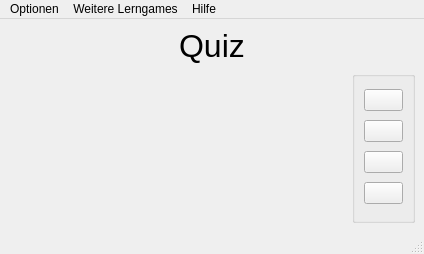
<?xml version="1.0" encoding="UTF-8"?>
<ui version="4.0">
 <class>MainWindow</class>
 <widget class="QMainWindow" name="MainWindow">
  <property name="geometry">
   <rect>
    <x>0</x>
    <y>0</y>
    <width>424</width>
    <height>254</height>
   </rect>
  </property>
  <property name="windowTitle">
   <string>Quiz</string>
  </property>
  <widget class="QWidget" name="centralwidget">
   <layout class="QVBoxLayout" name="verticalLayout_3">
    <item>
     <layout class="QHBoxLayout" name="horizontalLayout_3">
      <item>
       <spacer name="horizontalSpacer_2">
        <property name="orientation">
         <enum>Qt::Horizontal</enum>
        </property>
        <property name="sizeHint" stdset="0">
         <size>
          <width>40</width>
          <height>20</height>
         </size>
        </property>
       </spacer>
      </item>
      <item>
       <widget class="QLabel" name="startTitel">
        <property name="maximumSize">
         <size>
          <width>16777215</width>
          <height>16777215</height>
         </size>
        </property>
        <property name="font">
         <font>
          <family>MS Shell Dlg 2</family>
          <pointsize>24</pointsize>
          <weight>50</weight>
          <italic>false</italic>
          <bold>false</bold>
         </font>
        </property>
        <property name="styleSheet">
         <string notr="true">font: 24pt &quot;MS Shell Dlg 2&quot;;</string>
        </property>
        <property name="text">
         <string>&lt;html&gt;&lt;head/&gt;&lt;body&gt;&lt;p align=&quot;center&quot;&gt;&lt;span style=&quot; color:#000000;&quot;&gt;Quiz&lt;/span&gt;&lt;/p&gt;&lt;/body&gt;&lt;/html&gt;</string>
        </property>
       </widget>
      </item>
      <item>
       <spacer name="horizontalSpacer_3">
        <property name="orientation">
         <enum>Qt::Horizontal</enum>
        </property>
        <property name="sizeHint" stdset="0">
         <size>
          <width>40</width>
          <height>20</height>
         </size>
        </property>
       </spacer>
      </item>
     </layout>
    </item>
    <item>
     <layout class="QHBoxLayout" name="horizontalLayout_7">
      <item>
       <layout class="QHBoxLayout" name="horizontalLayout">
        <property name="leftMargin">
         <number>20</number>
        </property>
        <item>
         <layout class="QVBoxLayout" name="verticalLayout_2">
          <item>
           <widget class="QStackedWidget" name="stackedWidget">
            <property name="currentIndex">
             <number>0</number>
            </property>
            <widget class="QWidget" name="page">
             <layout class="QHBoxLayout" name="horizontalLayout_6">
              <item>
               <widget class="QLabel" name="startImage">
                <property name="font">
                 <font>
                  <family>Verdana</family>
                  <pointsize>8</pointsize>
                 </font>
                </property>
                <property name="text">
                 <string>&lt;html&gt;&lt;head/&gt;&lt;body&gt;&lt;p&gt;&lt;br/&gt;&lt;/p&gt;&lt;/body&gt;&lt;/html&gt;</string>
                </property>
               </widget>
              </item>
             </layout>
            </widget>
            <widget class="QWidget" name="page_2">
             <layout class="QHBoxLayout" name="horizontalLayout_5">
              <item>
               <layout class="QHBoxLayout" name="horizontalLayout_4">
                <item>
                 <layout class="QGridLayout" name="gridLayout_2">
                  <item row="0" column="0">
                   <widget class="QLabel" name="label_3">
                    <property name="text">
                     <string>TextLabel</string>
                    </property>
                   </widget>
                  </item>
                  <item row="0" column="1">
                   <spacer name="horizontalSpacer_9">
                    <property name="orientation">
                     <enum>Qt::Horizontal</enum>
                    </property>
                    <property name="sizeHint" stdset="0">
                     <size>
                      <width>40</width>
                      <height>20</height>
                     </size>
                    </property>
                   </spacer>
                  </item>
                  <item row="1" column="0">
                   <widget class="QLabel" name="label_5">
                    <property name="text">
                     <string>TextLabel</string>
                    </property>
                   </widget>
                  </item>
                  <item row="1" column="1">
                   <spacer name="horizontalSpacer_10">
                    <property name="orientation">
                     <enum>Qt::Horizontal</enum>
                    </property>
                    <property name="sizeHint" stdset="0">
                     <size>
                      <width>40</width>
                      <height>20</height>
                     </size>
                    </property>
                   </spacer>
                  </item>
                  <item row="2" column="0">
                   <widget class="QLabel" name="label_7">
                    <property name="text">
                     <string>TextLabel</string>
                    </property>
                   </widget>
                  </item>
                  <item row="2" column="1">
                   <spacer name="horizontalSpacer_11">
                    <property name="orientation">
                     <enum>Qt::Horizontal</enum>
                    </property>
                    <property name="sizeHint" stdset="0">
                     <size>
                      <width>40</width>
                      <height>20</height>
                     </size>
                    </property>
                   </spacer>
                  </item>
                  <item row="3" column="0">
                   <widget class="QLabel" name="label_9">
                    <property name="text">
                     <string>TextLabel</string>
                    </property>
                   </widget>
                  </item>
                  <item row="3" column="1">
                   <spacer name="horizontalSpacer_12">
                    <property name="orientation">
                     <enum>Qt::Horizontal</enum>
                    </property>
                    <property name="sizeHint" stdset="0">
                     <size>
                      <width>40</width>
                      <height>20</height>
                     </size>
                    </property>
                   </spacer>
                  </item>
                 </layout>
                </item>
                <item>
                 <layout class="QGridLayout" name="gridLayout_3">
                  <item row="0" column="0">
                   <widget class="QLabel" name="label_4">
                    <property name="text">
                     <string>TextLabel</string>
                    </property>
                   </widget>
                  </item>
                  <item row="0" column="1">
                   <spacer name="horizontalSpacer_13">
                    <property name="orientation">
                     <enum>Qt::Horizontal</enum>
                    </property>
                    <property name="sizeHint" stdset="0">
                     <size>
                      <width>40</width>
                      <height>20</height>
                     </size>
                    </property>
                   </spacer>
                  </item>
                  <item row="1" column="0">
                   <widget class="QLabel" name="label_6">
                    <property name="text">
                     <string>TextLabel</string>
                    </property>
                   </widget>
                  </item>
                  <item row="1" column="1">
                   <spacer name="horizontalSpacer_14">
                    <property name="orientation">
                     <enum>Qt::Horizontal</enum>
                    </property>
                    <property name="sizeHint" stdset="0">
                     <size>
                      <width>40</width>
                      <height>20</height>
                     </size>
                    </property>
                   </spacer>
                  </item>
                  <item row="2" column="0">
                   <widget class="QLabel" name="label_8">
                    <property name="text">
                     <string>TextLabel</string>
                    </property>
                   </widget>
                  </item>
                  <item row="2" column="1">
                   <spacer name="horizontalSpacer_15">
                    <property name="orientation">
                     <enum>Qt::Horizontal</enum>
                    </property>
                    <property name="sizeHint" stdset="0">
                     <size>
                      <width>40</width>
                      <height>20</height>
                     </size>
                    </property>
                   </spacer>
                  </item>
                  <item row="3" column="0">
                   <widget class="QLabel" name="label_10">
                    <property name="text">
                     <string>TextLabel</string>
                    </property>
                   </widget>
                  </item>
                  <item row="3" column="1">
                   <spacer name="horizontalSpacer_16">
                    <property name="orientation">
                     <enum>Qt::Horizontal</enum>
                    </property>
                    <property name="sizeHint" stdset="0">
                     <size>
                      <width>40</width>
                      <height>20</height>
                     </size>
                    </property>
                   </spacer>
                  </item>
                 </layout>
                </item>
               </layout>
              </item>
             </layout>
            </widget>
           </widget>
          </item>
          <item>
           <spacer name="verticalSpacer_4">
            <property name="orientation">
             <enum>Qt::Vertical</enum>
            </property>
            <property name="sizeHint" stdset="0">
             <size>
              <width>20</width>
              <height>40</height>
             </size>
            </property>
           </spacer>
          </item>
         </layout>
        </item>
        <item>
         <spacer name="horizontalSpacer_4">
          <property name="orientation">
           <enum>Qt::Horizontal</enum>
          </property>
          <property name="sizeHint" stdset="0">
           <size>
            <width>40</width>
            <height>20</height>
           </size>
          </property>
         </spacer>
        </item>
       </layout>
      </item>
      <item>
       <layout class="QHBoxLayout" name="horizontalLayout_2">
        <item>
         <spacer name="horizontalSpacer_8">
          <property name="orientation">
           <enum>Qt::Horizontal</enum>
          </property>
          <property name="sizeHint" stdset="0">
           <size>
            <width>40</width>
            <height>20</height>
           </size>
          </property>
         </spacer>
        </item>
        <item>
         <widget class="QGroupBox" name="groupBox">
          <property name="title">
           <string/>
          </property>
          <layout class="QVBoxLayout" name="verticalLayout">
           <item>
            <widget class="QPushButton" name="startTest">
             <property name="font">
              <font>
               <family>Verdana</family>
               <pointsize>8</pointsize>
              </font>
             </property>
             <property name="styleSheet">
              <string notr="true"/>
             </property>
             <property name="text">
              <string/>
             </property>
            </widget>
           </item>
           <item>
            <widget class="QPushButton" name="startTraining">
             <property name="font">
              <font>
               <family>Verdana</family>
               <pointsize>8</pointsize>
              </font>
             </property>
             <property name="styleSheet">
              <string notr="true"/>
             </property>
             <property name="text">
              <string/>
             </property>
            </widget>
           </item>
           <item>
            <widget class="QPushButton" name="chooseQuiz">
             <property name="font">
              <font>
               <family>Verdana</family>
               <pointsize>8</pointsize>
              </font>
             </property>
             <property name="styleSheet">
              <string notr="true"/>
             </property>
             <property name="text">
              <string/>
             </property>
            </widget>
           </item>
           <item>
            <widget class="QPushButton" name="pushButton">
             <property name="font">
              <font>
               <family>Verdana</family>
               <pointsize>8</pointsize>
              </font>
             </property>
             <property name="styleSheet">
              <string notr="true"/>
             </property>
             <property name="text">
              <string/>
             </property>
            </widget>
           </item>
          </layout>
         </widget>
        </item>
       </layout>
      </item>
     </layout>
    </item>
   </layout>
  </widget>
  <widget class="QStatusBar" name="statusbar"/>
  <widget class="QMenuBar" name="menubar">
   <property name="geometry">
    <rect>
     <x>0</x>
     <y>0</y>
     <width>424</width>
     <height>21</height>
    </rect>
   </property>
   <widget class="QMenu" name="menuOptions_2">
    <property name="title">
     <string>Optionen</string>
    </property>
    <widget class="QMenu" name="language">
     <property name="title">
      <string>Sprache</string>
     </property>
     <addaction name="german"/>
     <addaction name="english"/>
     <addaction name="french"/>
    </widget>
    <widget class="QMenu" name="fontMenu">
     <property name="title">
      <string>Schrift</string>
     </property>
     <addaction name="actionBigger"/>
     <addaction name="actionSmaller"/>
     <addaction name="actionStandard_2"/>
    </widget>
    <addaction name="language"/>
    <addaction name="fontMenu"/>
   </widget>
   <widget class="QMenu" name="menuGames">
    <property name="title">
     <string>Weitere Lerngames</string>
    </property>
    <addaction name="geogame"/>
    <addaction name="quizPlatform"/>
   </widget>
   <widget class="QMenu" name="menuHilf">
    <property name="title">
     <string>Hilfe</string>
    </property>
    <addaction name="actionContact"/>
    <addaction name="actionWebhelp"/>
    <addaction name="actionAbout"/>
   </widget>
   <addaction name="menuOptions_2"/>
   <addaction name="menuGames"/>
   <addaction name="menuHilf"/>
  </widget>
  <action name="quizLoader">
   <property name="text">
    <string>Quiz Laden</string>
   </property>
  </action>
  <action name="results">
   <property name="text">
    <string>Resultate Speichern</string>
   </property>
  </action>
  <action name="geogame">
   <property name="text">
    <string>das game</string>
   </property>
  </action>
  <action name="actionStandard">
   <property name="text">
    <string>Standard</string>
   </property>
  </action>
  <action name="quizPlatform">
   <property name="text">
    <string>plattform für quizzes</string>
   </property>
  </action>
  <action name="actionQuiz_starten">
   <property name="text">
    <string>Quiz Starten</string>
   </property>
  </action>
  <action name="actionQuiz_trainieren">
   <property name="text">
    <string>Quiz Trainieren</string>
   </property>
  </action>
  <action name="german">
   <property name="text">
    <string>Deutsch</string>
   </property>
  </action>
  <action name="english">
   <property name="text">
    <string>Englisch</string>
   </property>
  </action>
  <action name="actionFd">
   <property name="text">
    <string>fd</string>
   </property>
  </action>
  <action name="actionDf">
   <property name="text">
    <string>df</string>
   </property>
  </action>
  <action name="actionDf_2">
   <property name="text">
    <string>df</string>
   </property>
  </action>
  <action name="actionDf_3">
   <property name="text">
    <string>df</string>
   </property>
  </action>
  <action name="actionFd_2">
   <property name="text">
    <string>fd</string>
   </property>
  </action>
  <action name="actionContact">
   <property name="text">
    <string>Kontakt</string>
   </property>
  </action>
  <action name="actionWebhelp">
   <property name="text">
    <string>Webhilfe</string>
   </property>
  </action>
  <action name="actionAbout">
   <property name="text">
    <string>Über</string>
   </property>
  </action>
  <action name="french">
   <property name="text">
    <string>Französisch</string>
   </property>
  </action>
  <action name="actionBigger">
   <property name="text">
    <string>Grösser</string>
   </property>
   <property name="shortcut">
    <string>Ctrl+1</string>
   </property>
   <property name="softKeyRole">
    <enum>QAction::NoSoftKey</enum>
   </property>
  </action>
  <action name="actionSmaller">
   <property name="text">
    <string>Kleiner</string>
   </property>
   <property name="shortcut">
    <string>Ctrl+-</string>
   </property>
  </action>
  <action name="actionStandard_2">
   <property name="text">
    <string>Standard</string>
   </property>
   <property name="shortcut">
    <string>Ctrl+T</string>
   </property>
  </action>
 </widget>
 <resources/>
 <connections/>
</ui>
